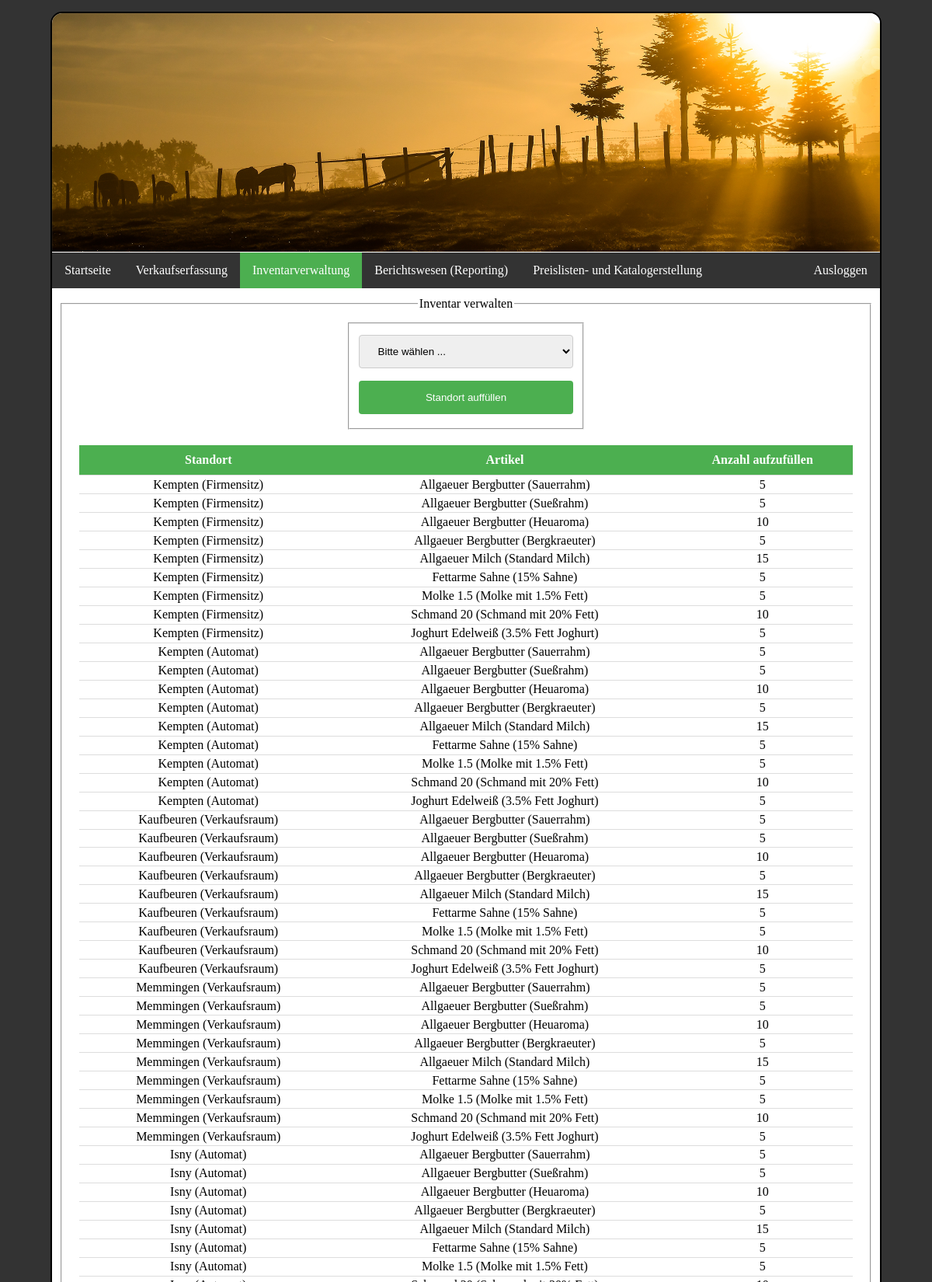
/inventar.php (signed in, upper part), run on the app's committed database.
### tables this page shows
CREATE TABLE `inventar` (
 `InventarNr` int(11) NOT NULL,
 `StandortNr` int(11) NOT NULL,
 `ArtikelNr` int(11) NOT NULL,
 `StueckzahlIST` int(11) NOT NULL CHECK ((`StueckzahlIST` >= 0)),
 `StueckzahlSOLL` int(11) NOT NULL
);

CREATE TABLE `standort` (
  `StandortNr` int(11) NOT NULL,
  `Ort` varchar(50) NOT NULL,
  `Plz` varchar(10) NOT NULL,
  `Strasse` varchar(40) NOT NULL,
  `Typ` char(1) DEFAULT NULL,
  `Beschreibung` varchar(40) DEFAULT NULL,
  `LON` varchar(30) NOT NULL,
  `LAT` varchar(30) NOT NULL
);

CREATE TABLE `artikel` (
  `ArtikelNr` int(11) NOT NULL,
  `Name` varchar(30) NOT NULL,
  `Beschreibung` varchar(150) NOT NULL,
  `Kategorie` varchar(30) NOT NULL,
  `Preis` decimal(16,2) NOT NULL
);

### php/inventartabelle.php (the view)
<?php
	$db_res = mysqli_query($db_link, "SELECT *, (StueckzahlSOLL-StueckzahlIST) AS fa, standort.Beschreibung as sb FROM `inventar`, `standort`, `artikel`
	WHERE ((StueckzahlSOLL-StueckzahlIST) > 0)
	AND inventar.ArtikelNr = artikel.ArtikelNr
	AND inventar.StandortNr = standort.StandortNr") or die("Fehler: " . mysqli_error($db_link));
	echo('<table id="inventar_tabelle">');
	echo('<tr>');
	echo('<th>Standort</th>');
	echo('<th>Artikel</th>');
	echo('<th>Anzahl aufzufüllen</th>');
	echo('</tr>');
	while($row = mysqli_fetch_array($db_res))
	{
		echo('<tr>');
		echo('<td>' . $row['Ort']. " (".$row['sb']. ")". '</td>');
		echo('<td>' . $row['Name']. " (".$row['Beschreibung']. ")". '</td>');
		echo('<td>' . $row['fa'] . '</td>');
		echo('</tr>');
	}
	echo('</table>');
?>

### php/header.php (shortened to what this page needs)
<!DOCTYPE HTML>
<html>
	<head>
		<link href="css/main.css" rel="stylesheet"/>
	</head>
	<body>
		<div id="wrapper">
			<header>
				<img src="/img/header.png">
			</header>

### inventar.php (shortened to what this page needs)
<?php
require("php/loginSystem.php");
require("php/header.php");
?>
<nav>
	<ul>
		<li><a href="index.php">Startseite</a></li>
		<li><a href="verkauf.php">Verkaufserfassung</a></li>
		<li><a class="active" href="inventar.php">Inventarverwaltung</a></li>
		<li><a href="bericht.php">Berichtswesen (Reporting)</a></li>
		<li><a href="liste.php">Preislisten- und Katalogerstellung</a></li>
		<li style="float:right"><a href="logout.php">Ausloggen</a></li>
	</ul>
</nav>
<main>
	<fieldset>
	<legend>Inventar verwalten</legend>
		<fieldset id="fieldset_inventar">
			<form action="php/lieferungREST.php" method="POST">
			<?php require("php/standort.php"); ?>
			<input type="submit" name="refill" value="Standort auffüllen">
			</form>
		</fieldset>
		<?php require("php/inventartabelle.php"); ?>
	</fieldset>
</main>
<?php require("php/footer.php"); ?>

### php/standort.php (shortened to what this page needs)
<?php
	echo("<select id='StandortNr' name='StandortNr'>");
	echo("<option>Bitte wählen ...</option>");
	echo("</select>");
?>

### php/footer.php (shortened to what this page needs)
		</div>
	</body>
</html>

### css/main.css (style rules this page uses)
body { background-color: #333; font-family: Tahoma; font-size: 1em; }
#wrapper { width: 90%; margin-top: 15px; margin-bottom: 15px; margin-left: auto; margin-right: auto; padding: 0; background-color: white; border-radius: 15px; overflow: hidden; border: 2px solid black; }
img { width: 100%; height: auto; }
nav { margin-top: -3px; }
nav ul { list-style-type: none; margin: 0; padding: 0; overflow: hidden; background-color: #333; }
nav li { float: left; }
nav li a { display: block; color: white; text-align: center; padding: 14px 16px; text-decoration: none; }
.active { background-color: #4CAF50; }
main { background-color: white; text-align: center; }
fieldset { margin: 1%; }
#inventar_tabelle { border-collapse: collapse; margin: 1%; width: 98%; }
#inventar_tabelle td, #inventar_tabelle th { border-bottom: 1px solid #ddd; padding: 0.25%; }
#inventar_tabelle th { padding-top: 1%; padding-bottom: 1%; text-align: center; background-color: #4CAF50; color: white; }
#fieldset_inventar { margin-top: 1%; margin-bottom: 1%; margin-left: 35%; margin-right: 35%; text-align: left; display: inline-block; }
input[type=text], input[type=number], input[type=password], select { width: 100%; padding: 12px 20px; margin: 8px 0; display: inline-block; border: 1px solid #ccc; border-radius: 4px; box-sizing: border-box; }
input[type=submit] { width: 100%; background-color: #4CAF50; color: white; padding: 14px 20px; margin: 8px 0; border: none; border-radius: 4px; cursor: pointer; }

### data on the page
inventar: standort.Ort "Kempten", standort.Beschreibung "Firmensitz", artikel.Name "Allgaeuer Bergbutter", artikel.Beschreibung "Sauerrahm", fa "5"
inventar: standort.Ort "Kempten", standort.Beschreibung "Firmensitz", artikel.Name "Allgaeuer Bergbutter", artikel.Beschreibung "Sueßrahm", fa "5"
inventar: standort.Ort "Kempten", standort.Beschreibung "Firmensitz", artikel.Name "Allgaeuer Bergbutter", artikel.Beschreibung "Heuaroma", fa "10"
inventar: standort.Ort "Kempten", standort.Beschreibung "Firmensitz", artikel.Name "Allgaeuer Bergbutter", artikel.Beschreibung "Bergkraeuter", fa "5"
inventar: standort.Ort "Kempten", standort.Beschreibung "Firmensitz", artikel.Name "Allgaeuer Milch", artikel.Beschreibung "Standard Milch", fa "15"
inventar: standort.Ort "Kempten", standort.Beschreibung "Firmensitz", artikel.Name "Fettarme Sahne", artikel.Beschreibung "15% Sahne", fa "5"
inventar: standort.Ort "Kempten", standort.Beschreibung "Firmensitz", artikel.Name "Molke 1.5", artikel.Beschreibung "Molke mit 1.5% Fett", fa "5"
inventar: standort.Ort "Kempten", standort.Beschreibung "Firmensitz", artikel.Name "Schmand 20", artikel.Beschreibung "Schmand mit 20% Fett", fa "10"
inventar: standort.Ort "Kempten", standort.Beschreibung "Firmensitz", artikel.Name "Joghurt Edelweiß", artikel.Beschreibung "3.5% Fett Joghurt", fa "5"
inventar: standort.Ort "Kempten", standort.Beschreibung "Automat", artikel.Name "Allgaeuer Bergbutter", artikel.Beschreibung "Sauerrahm", fa "5"
inventar: standort.Ort "Kempten", standort.Beschreibung "Automat", artikel.Name "Allgaeuer Bergbutter", artikel.Beschreibung "Sueßrahm", fa "5"
inventar: standort.Ort "Kempten", standort.Beschreibung "Automat", artikel.Name "Allgaeuer Bergbutter", artikel.Beschreibung "Heuaroma", fa "10"
inventar: standort.Ort "Kempten", standort.Beschreibung "Automat", artikel.Name "Allgaeuer Bergbutter", artikel.Beschreibung "Bergkraeuter", fa "5"
inventar: standort.Ort "Kempten", standort.Beschreibung "Automat", artikel.Name "Allgaeuer Milch", artikel.Beschreibung "Standard Milch", fa "15"
inventar: standort.Ort "Kempten", standort.Beschreibung "Automat", artikel.Name "Fettarme Sahne", artikel.Beschreibung "15% Sahne", fa "5"
inventar: standort.Ort "Kempten", standort.Beschreibung "Automat", artikel.Name "Molke 1.5", artikel.Beschreibung "Molke mit 1.5% Fett", fa "5"
inventar: standort.Ort "Kempten", standort.Beschreibung "Automat", artikel.Name "Schmand 20", artikel.Beschreibung "Schmand mit 20% Fett", fa "10"
inventar: standort.Ort "Kempten", standort.Beschreibung "Automat", artikel.Name "Joghurt Edelweiß", artikel.Beschreibung "3.5% Fett Joghurt", fa "5"
inventar: standort.Ort "Kaufbeuren", standort.Beschreibung "Verkaufsraum", artikel.Name "Allgaeuer Bergbutter", artikel.Beschreibung "Sauerrahm", fa "5"
inventar: standort.Ort "Kaufbeuren", standort.Beschreibung "Verkaufsraum", artikel.Name "Allgaeuer Bergbutter", artikel.Beschreibung "Sueßrahm", fa "5"
inventar: standort.Ort "Kaufbeuren", standort.Beschreibung "Verkaufsraum", artikel.Name "Allgaeuer Bergbutter", artikel.Beschreibung "Heuaroma", fa "10"
inventar: standort.Ort "Kaufbeuren", standort.Beschreibung "Verkaufsraum", artikel.Name "Allgaeuer Bergbutter", artikel.Beschreibung "Bergkraeuter", fa "5"
inventar: standort.Ort "Kaufbeuren", standort.Beschreibung "Verkaufsraum", artikel.Name "Allgaeuer Milch", artikel.Beschreibung "Standard Milch", fa "15"
inventar: standort.Ort "Kaufbeuren", standort.Beschreibung "Verkaufsraum", artikel.Name "Fettarme Sahne", artikel.Beschreibung "15% Sahne", fa "5"
inventar: standort.Ort "Kaufbeuren", standort.Beschreibung "Verkaufsraum", artikel.Name "Molke 1.5", artikel.Beschreibung "Molke mit 1.5% Fett", fa "5"
inventar: standort.Ort "Kaufbeuren", standort.Beschreibung "Verkaufsraum", artikel.Name "Schmand 20", artikel.Beschreibung "Schmand mit 20% Fett", fa "10"
inventar: standort.Ort "Kaufbeuren", standort.Beschreibung "Verkaufsraum", artikel.Name "Joghurt Edelweiß", artikel.Beschreibung "3.5% Fett Joghurt", fa "5"
inventar: standort.Ort "Memmingen", standort.Beschreibung "Verkaufsraum", artikel.Name "Allgaeuer Bergbutter", artikel.Beschreibung "Sauerrahm", fa "5"
inventar: standort.Ort "Memmingen", standort.Beschreibung "Verkaufsraum", artikel.Name "Allgaeuer Bergbutter", artikel.Beschreibung "Sueßrahm", fa "5"
inventar: standort.Ort "Memmingen", standort.Beschreibung "Verkaufsraum", artikel.Name "Allgaeuer Bergbutter", artikel.Beschreibung "Heuaroma", fa "10"
inventar: standort.Ort "Memmingen", standort.Beschreibung "Verkaufsraum", artikel.Name "Allgaeuer Bergbutter", artikel.Beschreibung "Bergkraeuter", fa "5"
inventar: standort.Ort "Memmingen", standort.Beschreibung "Verkaufsraum", artikel.Name "Allgaeuer Milch", artikel.Beschreibung "Standard Milch", fa "15"
inventar: standort.Ort "Memmingen", standort.Beschreibung "Verkaufsraum", artikel.Name "Fettarme Sahne", artikel.Beschreibung "15% Sahne", fa "5"
inventar: standort.Ort "Memmingen", standort.Beschreibung "Verkaufsraum", artikel.Name "Molke 1.5", artikel.Beschreibung "Molke mit 1.5% Fett", fa "5"
inventar: standort.Ort "Memmingen", standort.Beschreibung "Verkaufsraum", artikel.Name "Schmand 20", artikel.Beschreibung "Schmand mit 20% Fett", fa "10"
inventar: standort.Ort "Memmingen", standort.Beschreibung "Verkaufsraum", artikel.Name "Joghurt Edelweiß", artikel.Beschreibung "3.5% Fett Joghurt", fa "5"
inventar: standort.Ort "Isny", standort.Beschreibung "Automat", artikel.Name "Allgaeuer Bergbutter", artikel.Beschreibung "Sauerrahm", fa "5"
inventar: standort.Ort "Isny", standort.Beschreibung "Automat", artikel.Name "Allgaeuer Bergbutter", artikel.Beschreibung "Sueßrahm", fa "5"
inventar: standort.Ort "Isny", standort.Beschreibung "Automat", artikel.Name "Allgaeuer Bergbutter", artikel.Beschreibung "Heuaroma", fa "10"
inventar: standort.Ort "Isny", standort.Beschreibung "Automat", artikel.Name "Allgaeuer Bergbutter", artikel.Beschreibung "Bergkraeuter", fa "5"
inventar: standort.Ort "Isny", standort.Beschreibung "Automat", artikel.Name "Allgaeuer Milch", artikel.Beschreibung "Standard Milch", fa "15"
inventar: standort.Ort "Isny", standort.Beschreibung "Automat", artikel.Name "Fettarme Sahne", artikel.Beschreibung "15% Sahne", fa "5"
inventar: standort.Ort "Isny", standort.Beschreibung "Automat", artikel.Name "Molke 1.5", artikel.Beschreibung "Molke mit 1.5% Fett", fa "5"
